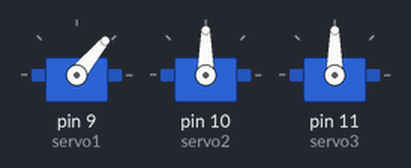
A sketch run on a simulated Arduino Uno, built with avr-gcc and run on an emulated ATmega328P. Parts: 3 × servo.

Above: at 0.05 s.
At 0.6 s:
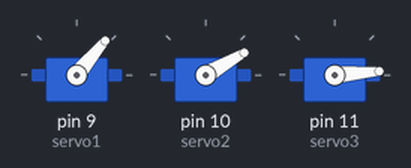
At 0.9 s:
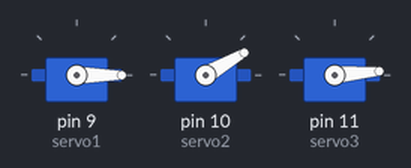
At 1.2 s:
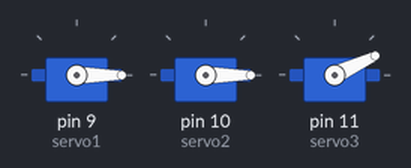
Timing chart, 0 to 3.0 s (numbered marks = the images above):
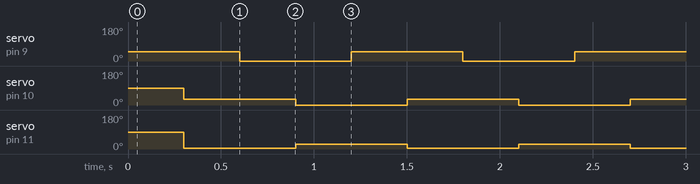

The sketch:

arduino.ino
```cpp
#include <Servo.h>

Servo servo1, servo2, servo3;

void setup() {
    servo1.attach(9);
    servo2.attach(10);
    servo3.attach(11);
}

void loop() {

    servo1.write(50);
    delay(300);
    servo2.write(30);
    servo3.write(5);
    delay(300);

    servo1.write(0);
    delay(300);
    servo2.write(0);
    servo3.write(25);

    delay(300);
}
```

Measured:
- by itself, servo on pin 9 (servo1): alternates 50° for 0.60 s and 0° for 0.60 s
- by itself, servo on pin 10 (servo2): alternates 30° for 0.60 s and 0° for 0.60 s
- by itself, servo on pin 11 (servo3): alternates 25° for 0.60 s and 5° for 0.60 s
